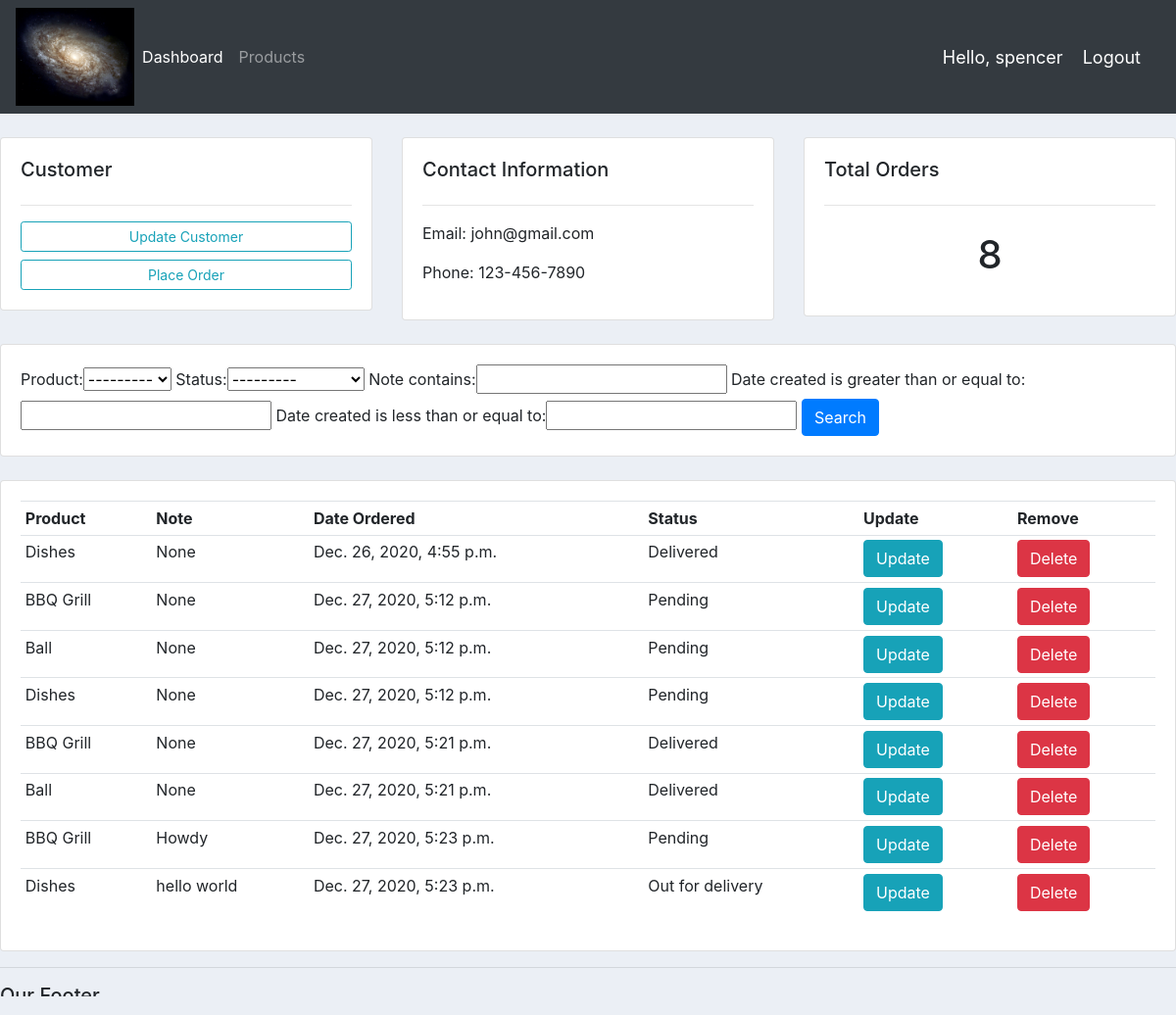
Page /customer/1 (signed in) on the committed database.
### accounts/models.py (models this page shows, shortened)
class Customer(models.Model):
    name = models.CharField(max_length=200, null=True)
    phone = models.CharField(max_length=200, null=True)
    email = models.CharField(max_length=200, null=True)
    date_created = models.DateTimeField(auto_now_add=True, null=True)

class Order(models.Model):
    STATUS = (
        ('Pending', 'Pending'),
        ('Out for delivery', 'Out for delivery'),
        ('Delivered', 'Delivered'),
    )
    customer = models.ForeignKey(Customer, null=True, on_delete= models.SET_NULL)
    product = models.ForeignKey(Product, null=True, on_delete= models.SET_NULL)
    date_created = models.DateTimeField(auto_now_add=True, null=True)
    status = models.CharField(max_length=200, null=True, choices=STATUS)
    note = models.CharField(max_length=1000, null=True)

class Product(models.Model):
    CATEGORY = (
        ('Indoor', 'Indoor'),
        ('Outdoor', 'Outdoor'),
    )
    name = models.CharField(max_length=200, null=True)
    price = models.FloatField(null=True)
    category = models.CharField(max_length=200, null=True, choices=CATEGORY)
    description = models.CharField(max_length=200, null=True, blank=True)
    date_created = models.DateTimeField(auto_now_add=True, null=True)
    tags = models.ManyToManyField(Tag)
    def __str__(self):
        return self.name

### accounts/views.py (the view)
# urls.py: path('customer/<str:pk>', views.customer, name="customer"),
@login_required(login_url='login')
def customer(request, pk):
    customer = Customer.objects.get(id=pk)
    orders = customer.order_set.all()
    order_count = orders.count()
    myFilter = OrderFilter(request.GET, queryset=orders)
    orders = myFilter.qs
    context = {'customer': customer, 'orders': orders, 'order_count': order_count, 'myFilter': myFilter}
    return render(request, 'accounts/customer.html', context)

### accounts/templates/accounts/customer.html
{% extends 'accounts/main.html' %}
{% block content %}
    <br>
    <div class="row">
        <div class="col-md">
            <div class="card card-body">
                <h5>Customer</h5>
                <hr>
                <a class="btn btn-outline-info btn-sm btn-block" href="">Update Customer</a>
                <a class="btn btn-outline-info btn-sm btn-block" href="{% url 'create_order' customer.id %}">Place Order</a>
            </div>
        </div>
        <div class="col-md">
            <div class="card card-body">
                <h5>Contact Information</h5>
                <hr>
                <p>Email: {{customer.email}}</p>
                <p>Phone: {{customer.phone}}</p>
            </div>
        </div>
        <div class="col-md">
            <div class="card card-body">
                <h5>Total Orders</h5>
                <hr>
                <h1 style="text-align: center; padding: 10px">{{orders.count}}</h1>
            </div>
        </div>
    </div>
    <br>
    <div class="row">
        <div class="col">
            <div class="card card-body">
                <form method="get">
                    {{myFilter.form}}
                <button class="btn btn-primary" type="submit">Search</button>
                </form>
            </div>
        </div>
    </div>
    <br>
    <div class="row">
        <div class="col-md">
            <div class="card card-body">
                <table class="table table-sm">
                    <tr>
                        <th>Product</th>
                        <th>Note</th>
                        <th>Date Ordered</th>
                        <th>Status</th>
                        <th>Update</th>
                        <th>Remove</th>
                    </tr>
                    {% for order in orders %}
                        <tr>
                            <td>{{order.product}}</td>
                            <td>{{order.note}}</td>
                            <td>{{order.date_created}}</td>
                            <td>{{order.status}}</td>
                            <td><a class="btn btn-small btn-info" href="{% url 'update_order' order.id %}">Update</a></td>
                        <td><a class="btn btn-small btn-danger" href="{% url 'delete_order' order.id %}">Delete</a></td>
                        </tr>
                    {% endfor %}
                </table>
            </div>
        </div>
    </div>
{% endblock content %}

### accounts/templates/accounts/navbar.html (shortened to what this page needs)
{% load static %}
<nav class="navbar navbar-expand-lg navbar-dark bg-dark">
    <img src="{% static 'images/galaxy.jpg' %}" class="img-fluid" style="height: 100px">
    <div class="collapse navbar-collapse" id="navbarNav">
      <ul class="navbar-nav">
        <li class="nav-item active">
          <a class="nav-link" href="{% url 'home' %}">Dashboard</a>
        </li>
        <li class="nav-item">
          <a class="nav-link" href="{% url 'products' %}">Products</a>
        </li>
      </ul>
    </div>
    <span class="hello-msg">Hello, {{request.user}}</span>
    <span><a class="hello-msg" href="{% url 'logout' %}">Logout</a></span>
  </nav>

### static/css/main.css (style rules this page uses)
body { background-color: #ebeff5; }

### accounts/templates/accounts/navbar.html (style rules this page uses)
.hello-msg { font-size: 18px; color: #fff; margin-right: 20px; }

### rows in the picture
Customer: email "john@gmail.com", phone "123-456-7890"
Order: product "Dishes", note "None", date_created "Dec. 26, 2020, 4:55 p.m.", status "Delivered"
Order: product "BBQ Grill", note "None", date_created "Dec. 27, 2020, 5:12 p.m.", status "Pending"
Order: product "Ball", note "None", date_created "Dec. 27, 2020, 5:12 p.m.", status "Pending"
Order: product "Dishes", note "None", date_created "Dec. 27, 2020, 5:12 p.m.", status "Pending"
Order: product "BBQ Grill", note "None", date_created "Dec. 27, 2020, 5:21 p.m.", status "Delivered"
Order: product "Ball", note "None", date_created "Dec. 27, 2020, 5:21 p.m.", status "Delivered"
Order: product "BBQ Grill", note "Howdy", date_created "Dec. 27, 2020, 5:23 p.m.", status "Pending"
Order: product "Dishes", note "hello world", date_created "Dec. 27, 2020, 5:23 p.m.", status "Out for delivery"

### other values in the picture
{{ request.user }} "spencer"
{{ orders.count }} "8"
